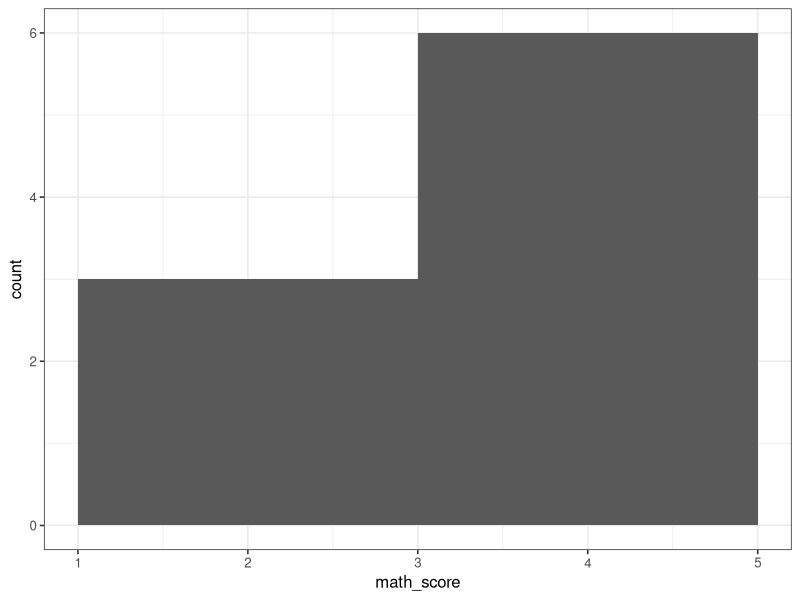
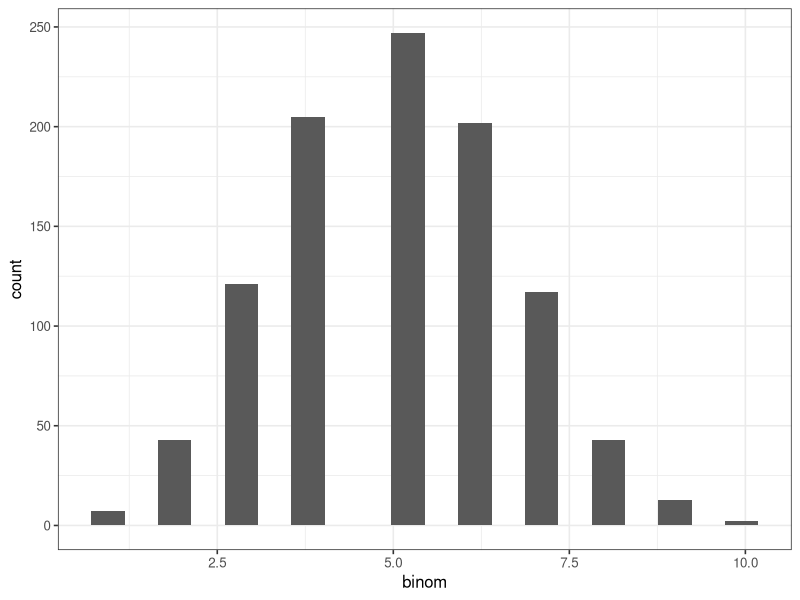
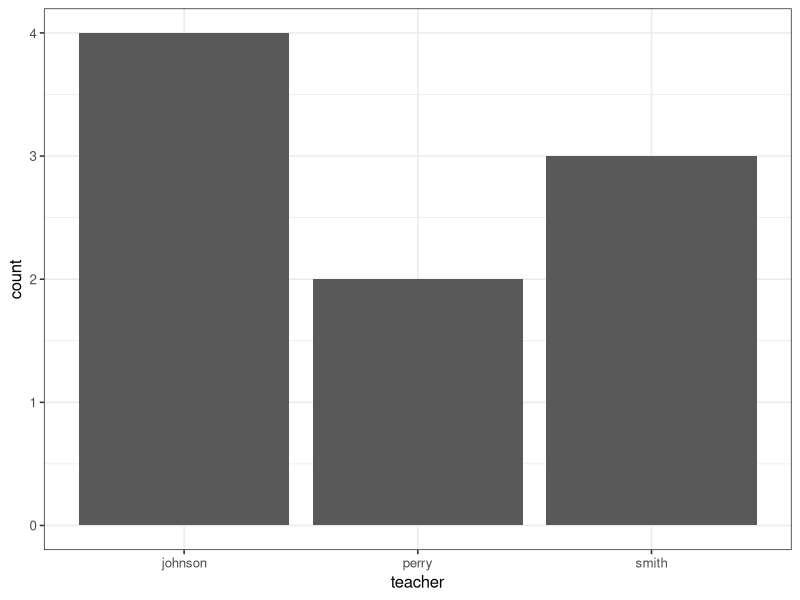
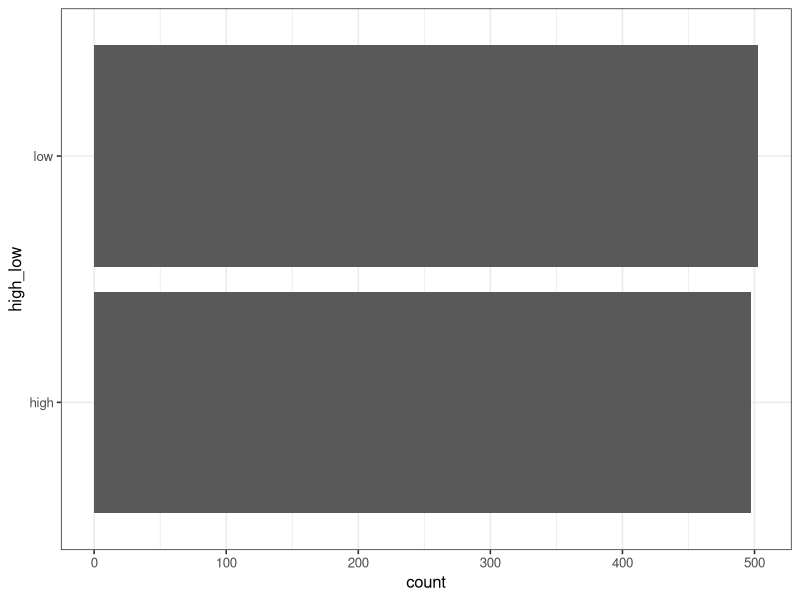
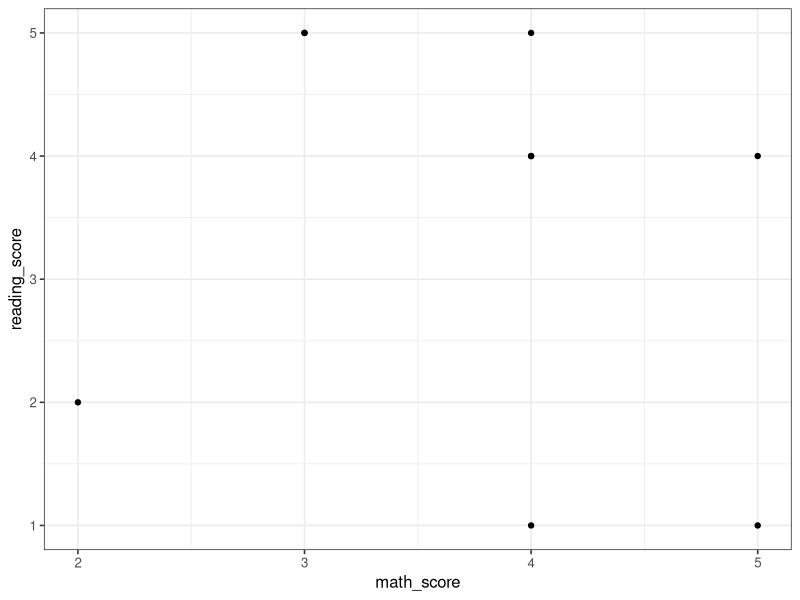
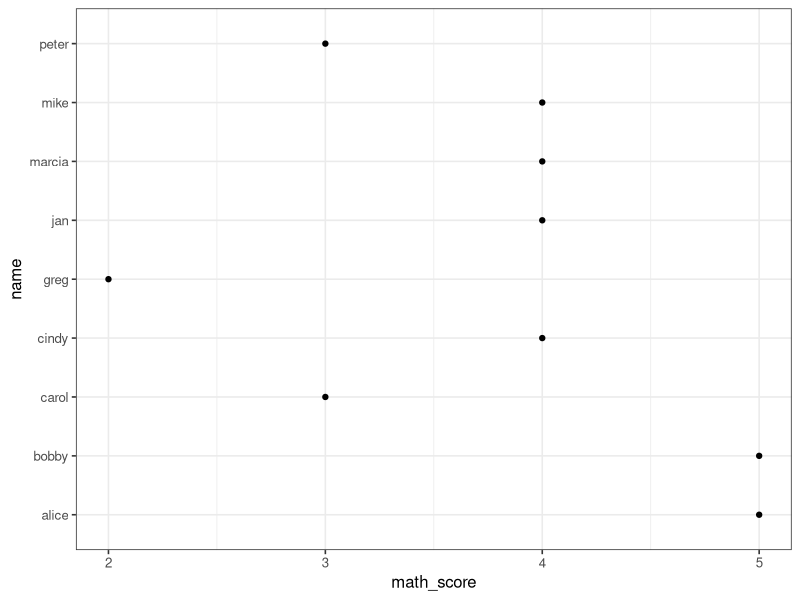
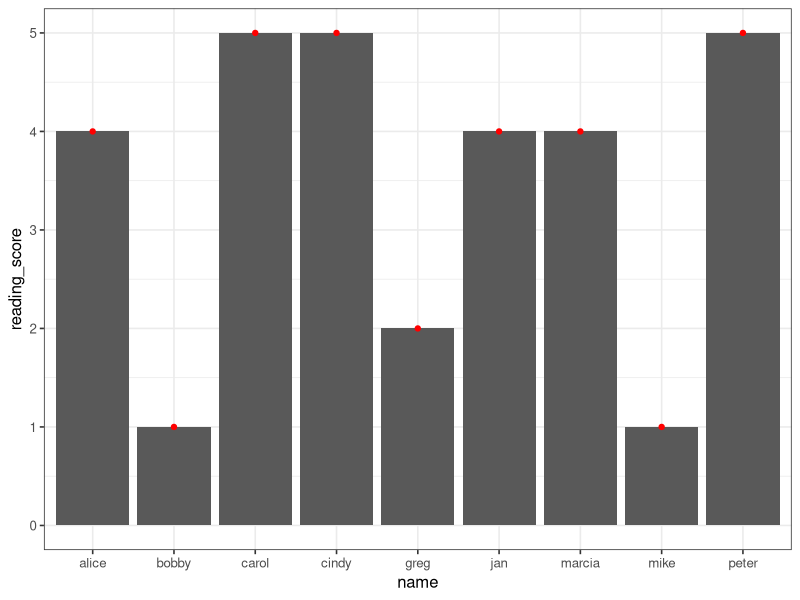
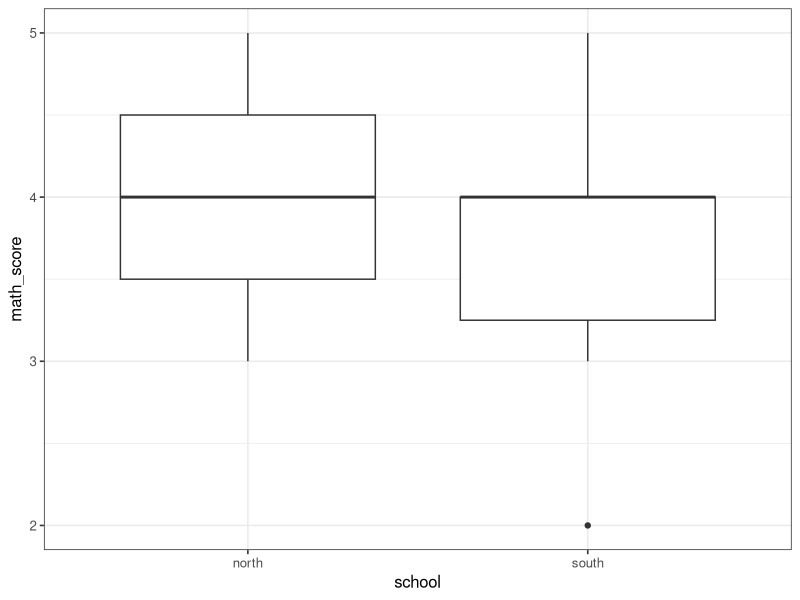

Here is the R script that generated these plots, in order:
## ---- chunk 1
library(tidyverse)
theme_set(theme_bw(base_size = 12))
set.seed(1)
## ---- chunk 2
scores <- 
  tibble(
    name = c("mike", "carol", "greg", "marcia", "peter", "jan", "bobby", "cindy", "alice"),
    school = c("south", "south", "south", "south", "north", "north", "north", "south", "south"),
    teacher = c("johnson", "johnson", "johnson", "johnson",  "smith", "smith", "smith", "perry", "perry"),
    math_score = c(4, 3, 2, 4, 3, 4, 5, 4, 5),
    reading_score = c(1, 5, 2, 4, 5, 4, 1, 5, 4)
  )

random_numbers <- 
    tibble(
        binom = rbinom(1000, 10, 0.5),
        pois = rpois(1000, 5)
    ) %>% 
    mutate(
        mix = rnorm(1000, binom + pois, 5),
        high_low = ifelse(mix > 10, "high", "low")
    )
## ---- chunk 3
scores %>% 
    ggplot(aes(x = math_score)) +
    geom_histogram(binwidth = 2)

?geom_histogram
## ---- chunk 4
random_numbers %>% 
  ggplot(aes(x = binom)) +
  geom_histogram(bins = 20)
## ---- chunk 5
scores %>% 
    ggplot(aes(x = teacher)) +
    geom_bar()
## ---- chunk 6
random_numbers %>% 
  ggplot(aes(x = high_low)) +
  geom_bar() +
  coord_flip()
## ---- chunk 7
scores %>% 
    ggplot(aes(x = math_score, y = reading_score)) +
    geom_point()
## ---- chunk 8
scores %>% 
    ggplot(aes(x = math_score, y = name)) +
    geom_point()
## ---- chunk 9

## ---- chunk 10
scores %>% 
    ggplot(aes(x = name, y = reading_score)) +
    geom_col() +
    geom_point(color = "red")
## ---- chunk 11

## ---- chunk 12
scores %>% 
    ggplot(aes(x = school, y = math_score)) +
    geom_boxplot()
## ---- chunk 13

## ---- chunk 14
scores %>% ggplot(aes(x = reading_score, y = math_score)) + geom_smooth(method = "lm", se = FALSE)  + geom_point()
## ---- chunk 15

## ---- chunk 16
# color 
scores %>% 
    ggplot(aes(x = reading_score, y = math_score, color = school)) +
    geom_point()

# shape
scores %>% 
    ggplot(aes(x = reading_score, y = math_score, shape = school)) +
    geom_point()

# with a facet
scores %>% 
    ggplot(aes(x = reading_score, y = math_score)) +
    geom_point() +
    facet_wrap(~ school)
## ---- chunk 17

## ---- chunk 18
scores %>% 
    ggplot(mapping = 
             aes(x = math_score, y = reading_score, color = school)) +
    geom_point(alpha = 0.4) +
    scale_x_continuous(limits = c(0, 10)) +
    scale_y_log10() +
    geom_smooth(method = "lm", se = FALSE) +
    facet_wrap(~ school, ncol = 1) +
    labs(
        x = "Math",
        y = "Reading",
        title = "Math and reading test scores by student",
        subtitle = "Just for 8 students"
    ) +
    theme_gray(base_size = 18)

# this is useful for a session: theme_set(theme_bw(base_size = 12))
## ---- chunk 19
# go for it
